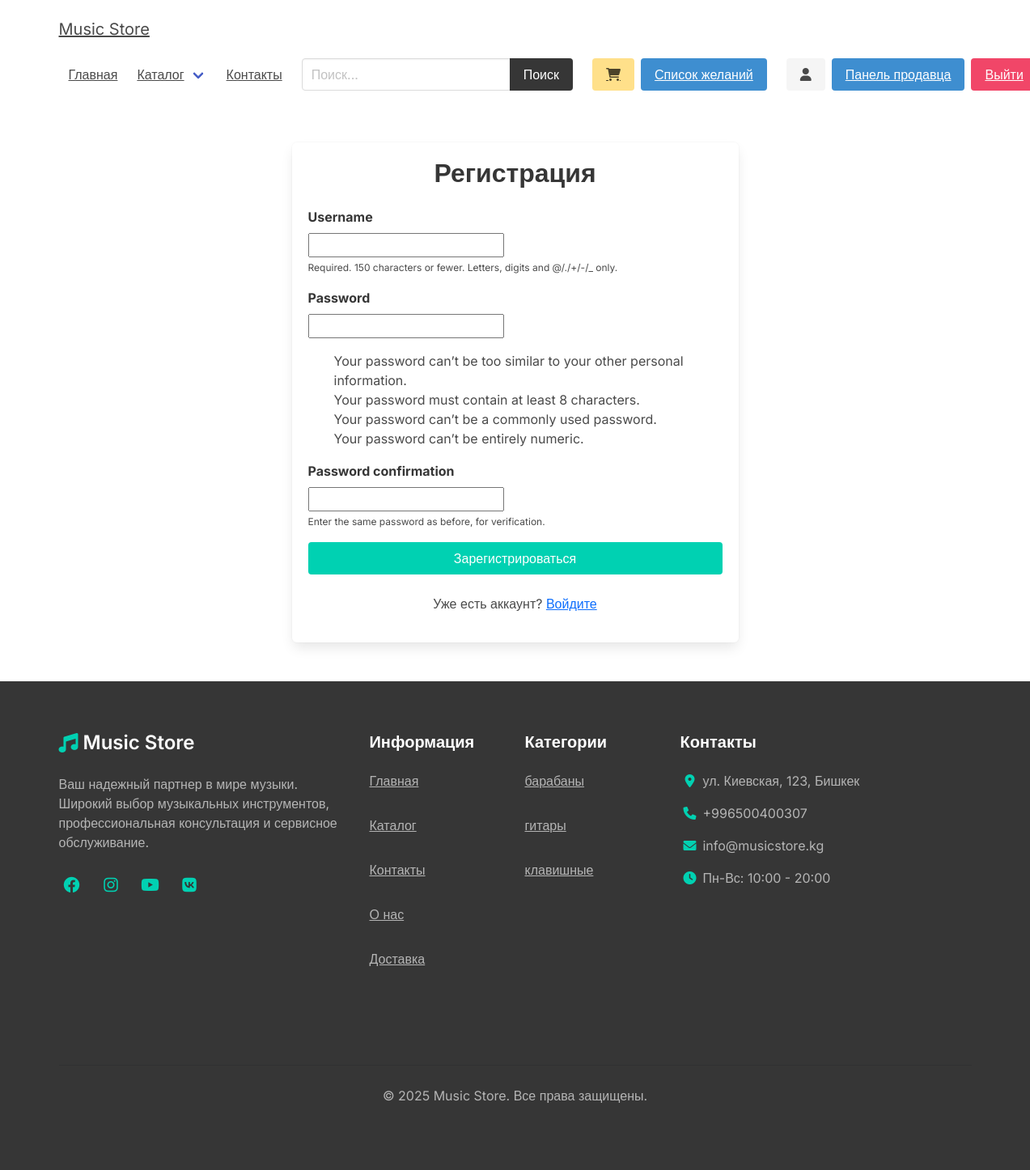
Page /register/ (signed in) on the committed database.
### product/models.py (models this page shows, shortened)
class Category(models.Model):
    title = models.CharField(_('Название'), max_length=50)
    slug = models.SlugField(_('URL-метка'), max_length=50)
    class Meta:
        verbose_name = _('Категория')
        verbose_name_plural = _('Категории')
        ordering = ['title']

### core/views.py (the view)
# urls.py: path('register/', views.register, name="register"),
def register(request):
    if request.method == 'POST':
        form = UserCreationForm(request.POST)
        if form.is_valid():
            user = form.save()
            session_key = request.session.session_key
            if session_key:
                session_wishlists = Wishlist.objects.filter(session_key=session_key)
                if session_wishlists.exists():
                    user_wishlist, created = Wishlist.objects.get_or_create(user=user)
                    for session_wishlist in session_wishlists:
                        user_wishlist.products.add(*session_wishlist.products.all())
                        session_wishlist.delete()
            return redirect('login')
    else:
        form = UserCreationForm()
    return render(request, 'registration/register.html', {'form': form})

### cart/cart.py (called while the page is built)
    def __len__(self):
        return sum(item['quantity'] for item in self.cart.values())

### cart/context_processors.py (called while the page is built)
def cart(request):
    return {'cart': Cart(request)}

### core/templatetags/wishlist_tags.py (called while the page is built, shortened)
@register.simple_tag(takes_context=True)
def get_wishlist_count(context):
    request = context['request']
    if request.user.is_authenticated:
        try:
            user_wishlists = request.user.wishlist_set.all()
            if user_wishlists.count() > 1:
                wishlist = user_wishlists.first()
                for other_wishlist in user_wishlists[1:]:
                    wishlist.products.add(*other_wishlist.products.all())
                    other_wishlist.delete()
                return wishlist.products.count()
            elif user_wishlists.exists():
                return user_wishlists.first().products.count()
            return 0
        except AttributeError:
            return 0

### product/context_processors.py (called while the page is built)
def menu_categories(request):
    categories = Category.objects.all()
    return {'categories': categories}

### templates/registration/register.html (shortened to what this page needs)
{% extends 'core/base.html' %}
{% block content %}
<div class="columns is-centered">
    <div class="column is-half">
        <div class="box">
            <h1 class="title has-text-centered">Регистрация</h1>
            <form method="post">
                {% for field in form %}
                    <div class="field">
                        <label class="label">{{ field.label }}</label>
                        <div class="control">
                            {{ field }}
                        </div>
                        {% if field.help_text %}
                            <p class="help">{{ field.help_text|safe }}</p>
                        {% endif %}
                    </div>
                {% endfor %}
                <div class="field">
                    <div class="control">
                        <button class="button is-primary is-fullwidth">Зарегистрироваться</button>
                    </div>
                </div>
            </form>
            <div class="has-text-centered mt-4">
                <p>Уже есть аккаунт? <a href="{% url 'login' %}">Войдите</a></p>
            </div>
        </div>
    </div>
</div>
{% endblock %}

### templates/core/base.html (shortened to what this page needs)
{% load static %}
{% load wishlist_tags %}
<!DOCTYPE html>
<html lang="en">
<head>
    <link rel="stylesheet" href="https://cdn.jsdelivr.net/npm/bulma@0.9.2/css/bulma.min.css">
    <link rel="stylesheet" href="https://cdnjs.cloudflare.com/ajax/libs/font-awesome/6.0.0/css/all.min.css">
    <link rel="stylesheet" href="{% static 'css/main.css' %}">
    <link href="https://cdn.jsdelivr.net/npm/bootstrap@5.3.0/dist/css/bootstrap.min.css" rel="stylesheet">
</head>
<body>
    <div class="container">
        <nav class="navbar" role="navigation" aria-label="main navigation">
            <div class="navbar-brand">
                <a class="navbar-item" href="{% url 'core:home' %}">
Music Store
                </a>
            </div>
            <div id="navbarBasicExample" class="navbar-menu">
                <div class="navbar-start">
                    <a class="navbar-item" href="{% url 'core:home' %}">
                        Главная
                    </a>
                    <div class="navbar-item has-dropdown is-hoverable">
                        <a class="navbar-link">
                            Каталог
                        </a>
                    </div>
                    <a class="navbar-item" href="{% url 'core:contact' %}">
                        Контакты
                    </a>
                </div>
                <div class="navbar-start">
                    <div class="navbar-item">
                        <form method="get" action="{% url 'product:search' %}">
                            <div class="field has-addons">
                                <div class="control">
                                    <input type="search" name="query" id="" class="input" placeholder="Поиск...">
                                </div>
                                <div class="control">
                                    <button class="button is-dark">Поиск</button>
                                </div>
                            </div>
                        </form>
                    </div>
                </div>
                <div class="navbar-end">
                <div class="navbar-item">
                    <a href="{% url 'cart:cart' %}" class="button is-warning">
                        <i class="fas fa-shopping-cart"></i>
                    </a>
                    <a href="{% url 'core:wishlist' %}" class="button is-info ml-2">
                        Список желаний
                        {% get_wishlist_count as wishlist_count %}
                    </a>
                </div>
                {% if request.user.is_authenticated %}
                    <div class="navbar-item">
                        <a class="button is-light" href="{% url 'core:account' %}">
                            <i class="fas fa-user"></i>
                        </a>
                        {% if request.user.vendor %}
                            <a class="button is-info ml-2" href="{% url 'vendor:vendor-admin' %}">
                                Панель продавца
                            </a>
                        {% endif %}
                        <a class="button is-danger ml-2" href="{% url 'logout' %}">
                            Выйти
                        </a>
                    </div>
                {% endif %}
                </div>
            </div>
            </nav>
    </div>
    <section class="section">
        <div class="container">
            {% block content %}{% endblock content %}
        </div>
    </section>
    <footer class="footer has-background-dark">
        <div class="container">
            <div class="columns is-multiline">
                <div class="column is-4">
                    <div class="content">
                        <h3 class="title is-4 has-text-white mb-4">
                            <span class="icon-text">
                                <span class="icon has-text-primary">
                                    <i class="fas fa-music"></i>
                                </span>
                                <span>Music Store</span>
                            </span>
                        </h3>
                        <p class="has-text-grey-light mb-4">
                            Ваш надежный партнер в мире музыки. Широкий выбор музыкальных инструментов, профессиональная консультация и сервисное обслуживание.
                        </p>
                        <div class="social-links">
                            <a href="#" class="has-text-primary mr-3" title="Facebook">
                                <span class="icon is-medium">
                                    <i class="fab fa-facebook fa-lg"></i>
                                </span>
                            </a>
                            <a href="#" class="has-text-primary mr-3" title="Instagram">
                                <span class="icon is-medium">
                                    <i class="fab fa-instagram fa-lg"></i>
                                </span>
                            </a>
                            <a href="#" class="has-text-primary mr-3" title="YouTube">
                                <span class="icon is-medium">
                                    <i class="fab fa-youtube fa-lg"></i>
                                </span>
                            </a>
                            <a href="#" class="has-text-primary" title="VK">
                                <span class="icon is-medium">
                                    <i class="fab fa-vk fa-lg"></i>
                                </span>
                            </a>
                        </div>
                    </div>
                </div>
                <div class="column is-2">
                    <h4 class="title is-5 has-text-white mb-4">Информация</h4>
                    <ul class="footer-links">
                        <li><a href="{% url 'core:home' %}" class="has-text-grey-light">Главная</a></li>
                        <li><a href="{% url 'product:catalog' %}" class="has-text-grey-light">Каталог</a></li>
                        <li><a href="{% url 'core:contact' %}" class="has-text-grey-light">Контакты</a></li>
                        <li><a href="#" class="has-text-grey-light">О нас</a></li>
                        <li><a href="#" class="has-text-grey-light">Доставка</a></li>
                    </ul>
                </div>
                <div class="column is-2">
                    <h4 class="title is-5 has-text-white mb-4">Категории</h4>
                    <ul class="footer-links">
                        {% for category in categories %}
                            <li><a href="{% url 'product:category' category.slug %}" class="has-text-grey-light">{{ category.title }}</a></li>
                        {% endfor %}
                    </ul>
                </div>
                <div class="column is-4">
                    <h4 class="title is-5 has-text-white mb-4">Контакты</h4>
                    <ul class="footer-contacts">
                        <li class="mb-3">
                            <span class="icon-text">
                                <span class="icon has-text-primary">
                                    <i class="fas fa-map-marker-alt"></i>
                                </span>
                                <span class="has-text-grey-light">ул. Киевская, 123, Бишкек</span>
                            </span>
                        </li>
                        <li class="mb-3">
                            <span class="icon-text">
                                <span class="icon has-text-primary">
                                    <i class="fas fa-phone"></i>
                                </span>
                                <span class="has-text-grey-light">+996500400307</span>
                            </span>
                        </li>
                        <li class="mb-3">
                            <span class="icon-text">
                                <span class="icon has-text-primary">
                                    <i class="fas fa-envelope"></i>
                                </span>
                                <span class="has-text-grey-light">info@musicstore.kg</span>
                            </span>
                        </li>
                        <li>
                            <span class="icon-text">
                                <span class="icon has-text-primary">
                                    <i class="fas fa-clock"></i>
                                </span>
                                <span class="has-text-grey-light">Пн-Вс: 10:00 - 20:00</span>
                            </span>
                        </li>
                    </ul>
                </div>
            </div>
            <div class="columns mt-6">
                <div class="column">
                    <hr class="has-background-grey-darker mb-4">
                    <p class="has-text-grey-light has-text-centered">
                        © {% now "Y" %} Music Store. Все права защищены.
                    </p>
                </div>
            </div>
        </div>
    </footer>
</body>
</html>

### static/css/main.css (style rules this page uses)
.footer a { margin-bottom: 15px; display: inline-block; color: #444; }

### templates/core/base.html (style rules this page uses)
:root { --primary-color: #2563eb; --secondary-color: #1d4ed8; --success-color: #059669; --danger-color: #dc2626; --warning-color: #d97706; --info-color: #0891b2; }
body { font-family: 'Inter', sans-serif; }
.footer { padding: 4rem 1.5rem; }
.footer-links { list-style: none; padding: 0; margin: 0; }
.footer-links li { margin-bottom: 1rem; }
.footer-links a { transition: color 0.3s ease; }
.footer-contacts { list-style: none; padding: 0; margin: 0; }
.social-links a { transition: transform 0.3s ease; display: inline-block; }
.icon-text { align-items: center; }

### rows in the picture
Category: title "барабаны"
Category: title "гитары"
Category: title "клавишные"

### other values in the picture
{{ field.label }} "Username" "Password" "Password confirmation"
{{ field.help_text|safe }} "Required. 150 characters or fewer. Letters, digits and @/./+/-/_ only." "Enter the same password as before, for verification."
